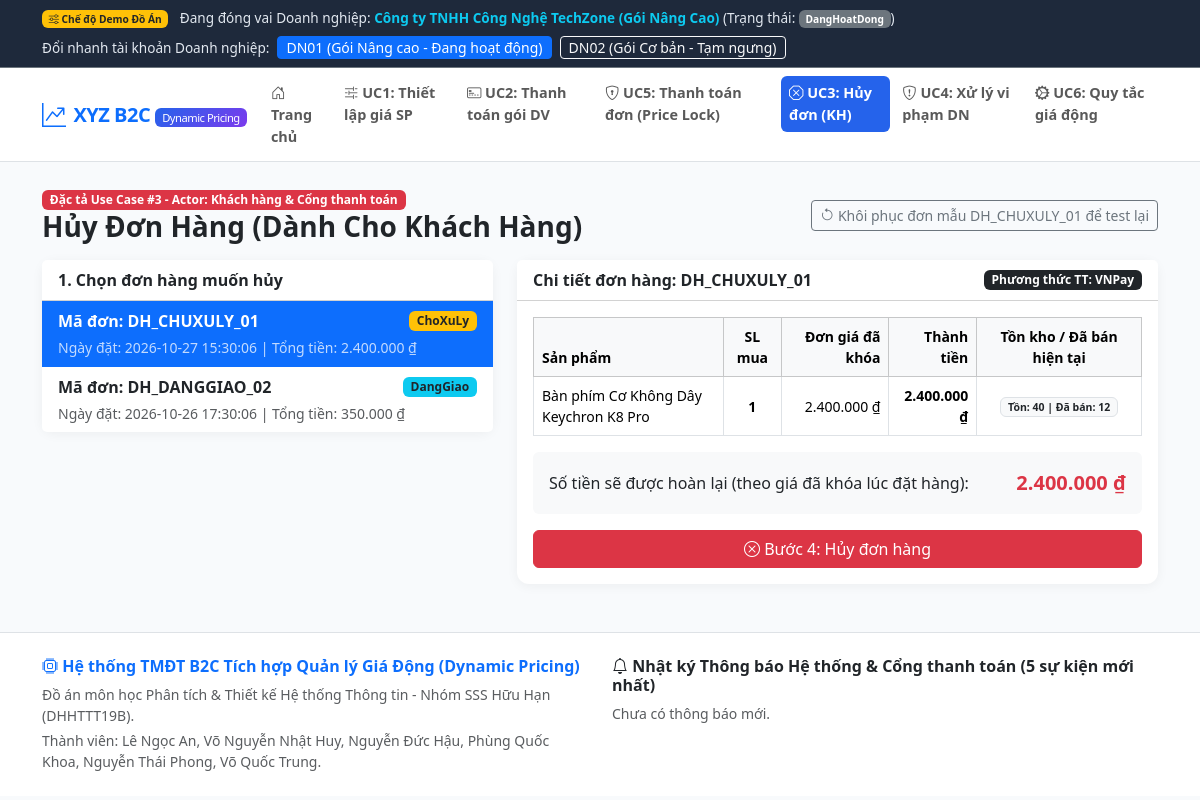
/uc3_huy_don_hang_kh.php, run on the app's committed database.
### tables this page shows
CREATE TABLE `doanhnghiep` (
  `id` varchar(20) NOT NULL,
  `tenDangNhap` varchar(50) NOT NULL,
  `tenDoanhNghiep` varchar(150) NOT NULL,
  `matKhau` varchar(255) NOT NULL,
  `giayPhepKinhDoanh` varchar(255) default NULL,
  `trangThaiHoSo` varchar(50) NOT NULL default 'DaPheDuyet',
  `trangThaiGianHang` varchar(50) NOT NULL default 'DangHoatDong',
  `lyDoTuChoi` text,
  `soLanViPham` int(11) NOT NULL default '0',
  `maSoThue` varchar(50) NOT NULL,
  `soDT` varchar(20) NOT NULL,
  `maGoiHienTai` varchar(20) default NULL,
  PRIMARY KEY  (`id`),
  UNIQUE KEY `tenDangNhap` (`tenDangNhap`),
  UNIQUE KEY `maSoThue` (`maSoThue`),
  KEY `maGoiHienTai` (`maGoiHienTai`)
);

CREATE TABLE `donhang` (
  `maDonHang` varchar(20) NOT NULL,
  `idKhachHang` varchar(20) NOT NULL,
  `idDoanhNghiep` varchar(20) NOT NULL,
  `ngayDat` timestamp NOT NULL default CURRENT_TIMESTAMP,
  `hoTenNguoiNhan` varchar(100) default NULL,
  `soDTNhanHang` varchar(20) default NULL,
  `diaChiNhanHang` text,
  `thongTinNhanHang` text,
  `phuongThucThanhToan` varchar(50) default NULL,
  `tongTien` decimal(15,2) NOT NULL,
  `trangThai` varchar(50) NOT NULL default 'DonHangTam',
  `lyDoHuy` text,
  `thoiDiemBatDauKhoaGia` datetime default NULL,
  `thoiDiemHetHanKhoaGia` datetime default NULL,
  `soLanThuThanhToan` int(11) NOT NULL default '0',
  `daTamGiuKho` tinyint(1) NOT NULL default '0',
  PRIMARY KEY  (`maDonHang`),
  KEY `idKhachHang` (`idKhachHang`),
  KEY `idDoanhNghiep` (`idDoanhNghiep`)
);

CREATE TABLE `chitietdonhang` (
  `maChiTietDonHang` varchar(20) NOT NULL,
  `maDonHang` varchar(20) NOT NULL,
  `maSanPham` varchar(20) NOT NULL,
  `soLuong` int(11) NOT NULL,
  `donGia` decimal(15,2) NOT NULL,
  `thanhTien` decimal(15,2) NOT NULL,
  PRIMARY KEY  (`maChiTietDonHang`),
  KEY `maDonHang` (`maDonHang`),
  KEY `maSanPham` (`maSanPham`)
);

CREATE TABLE `sanpham` (
  `maSanPham` varchar(20) NOT NULL,
  `idDoanhNghiep` varchar(20) NOT NULL,
  `tenSanPham` varchar(200) NOT NULL,
  `moTa` text,
  `danhMuc` varchar(100) NOT NULL,
  `hinhAnh` varchar(255) default 'https://placehold.co/400x300/e2e8f0/1e293b?text=San+Pham',
  `soLuongTonKho` int(11) NOT NULL default '0',
  `soLuongTamGiu` int(11) NOT NULL default '0',
  `giaCoSo` decimal(15,2) NOT NULL default '0.00',
  `giaSan` decimal(15,2) NOT NULL default '0.00',
  `giaTran` decimal(15,2) NOT NULL default '0.00',
  `giaBanHienTai` decimal(15,2) NOT NULL default '0.00',
  `trangThaiDynamicPricing` tinyint(1) NOT NULL default '0',
  `trangThaiHienThi` varchar(50) NOT NULL default 'HienThi',
  `luotXem` int(11) NOT NULL default '0',
  `luotThemGio` int(11) NOT NULL default '0',
  `soLuongDaBan` int(11) NOT NULL default '0',
  PRIMARY KEY  (`maSanPham`),
  KEY `idDoanhNghiep` (`idDoanhNghiep`)
);

### config/db.php (called while the page is built, shortened)
<?php
function formatVND($number) {
    return number_format((float)$number, 0, ',', '.') . ' ₫';
}
?>

### uc3_huy_don_hang_kh.php (the view, shortened to what this page needs)
<?php
require_once 'includes/header.php';
$idKH = $_SESSION['current_customer'];
$stmtOrders = $pdo->prepare("SELECT * FROM DonHang WHERE idKhachHang = ? AND trangThai != 'DonHangTam' ORDER BY ngayDat DESC");
$stmtOrders->execute(array($idKH));
$dsDonHang = $stmtOrders->fetchAll();
$defaultMaDH = isset($dsDonHang[0]['maDonHang']) ? $dsDonHang[0]['maDonHang'] : '';
$maChon = isset($_GET['maDonHang']) ? $_GET['maDonHang'] : $defaultMaDH;
$donChon = null;
foreach ($dsDonHang as $d) {
    if ($d['maDonHang'] === $maChon) {
        $donChon = $d;
        break;
    }
}
$chiTietDonChon = array();
if ($donChon) {
    $stmtCT = $pdo->prepare("SELECT ct.*, sp.tenSanPham, sp.soLuongTonKho, sp.soLuongDaBan FROM ChiTietDonHang ct JOIN SanPham sp ON ct.maSanPham = sp.maSanPham WHERE ct.maDonHang = ?");
    $stmtCT->execute(array($donChon['maDonHang']));
    $chiTietDonChon = $stmtCT->fetchAll();
}
?>
<div class="d-flex justify-content-between align-items-center mb-3">
    <div>
        <span class="badge bg-danger">Đặc tả Use Case #3 - Actor: Khách hàng & Cổng thanh toán</span>
        <h3 class="fw-bold mb-0">Hủy Đơn Hàng (Dành Cho Khách Hàng)</h3>
    </div>
    <form method="POST">
        <button type="submit" name="reset_sample_order" class="btn btn-sm btn-outline-secondary">
            <i class="bi bi-arrow-counterclockwise"></i> Khôi phục đơn mẫu DH_CHUXULY_01 để test lại
        </button>
    </form>
</div>
<div class="row g-4">
    <div class="col-lg-5">
        <div class="card">
            <div class="card-header bg-white fw-bold">1. Chọn đơn hàng muốn hủy</div>
            <div class="list-group list-group-flush">
                <?php foreach ($dsDonHang as $dh):
                    $badgeClass = 'bg-secondary';
                    if ($dh['trangThai'] === 'ChoXuLy') $badgeClass = 'bg-warning text-dark';
                    elseif ($dh['trangThai'] === 'DangGiao') $badgeClass = 'bg-info text-dark';
                    elseif ($dh['trangThai'] === 'DaGiao') $badgeClass = 'bg-success';
                    elseif ($dh['trangThai'] === 'DaHuy') $badgeClass = 'bg-danger';
                ?>
                    <a href="?maDonHang=<?php echo urlencode($dh['maDonHang']); ?>"
                       class="list-group-item list-group-item-action <?php echo ($donChon && $donChon['maDonHang']===$dh['maDonHang']) ? 'active' : ''; ?>">
                        <div class="d-flex justify-content-between align-items-center">
                            <strong>Mã đơn: <?php echo htmlspecialchars($dh['maDonHang']); ?></strong>
                            <span class="badge <?php echo $badgeClass; ?>"><?php echo htmlspecialchars($dh['trangThai']); ?></span>
                        </div>
                        <div class="small mt-1 opacity-75">
                            Ngày đặt: <?php echo $dh['ngayDat']; ?> | Tổng tiền: <?php echo formatVND($dh['tongTien']); ?>
                        </div>
                    </a>
                <?php endforeach; ?>
            </div>
        </div>
    </div>
    <div class="col-lg-7">
        <?php if ($donChon): ?>
            <div class="card">
                <div class="card-header bg-white d-flex justify-content-between align-items-center">
                    <span class="fw-bold">Chi tiết đơn hàng: <?php echo htmlspecialchars($donChon['maDonHang']); ?></span>
                    <span class="badge bg-dark">Phương thức TT: <?php echo htmlspecialchars(!empty($donChon['phuongThucThanhToan']) ? $donChon['phuongThucThanhToan'] : 'VNPay'); ?></span>
                </div>
                <div class="card-body">
                    <table class="table table-bordered align-middle small">
                        <thead class="table-light">
                            <tr>
                                <th>Sản phẩm</th>
                                <th class="text-center">SL mua</th>
                                <th class="text-end">Đơn giá đã khóa</th>
                                <th class="text-end">Thành tiền</th>
                                <th class="text-center">Tồn kho / Đã bán hiện tại</th>
                            </tr>
                        </thead>
                        <tbody>
                            <?php foreach ($chiTietDonChon as $ct): ?>
                                <tr>
                                    <td><?php echo htmlspecialchars($ct['tenSanPham']); ?></td>
                                    <td class="text-center fw-bold"><?php echo $ct['soLuong']; ?></td>
                                    <td class="text-end"><?php echo formatVND($ct['donGia']); ?></td>
                                    <td class="text-end fw-bold"><?php echo formatVND($ct['thanhTien']); ?></td>
                                    <td class="text-center">
                                        <span class="badge bg-light text-dark border">Tồn: <?php echo $ct['soLuongTonKho']; ?> | Đã bán: <?php echo $ct['soLuongDaBan']; ?></span>
                                    </td>
                                </tr>
                            <?php endforeach; ?>
                        </tbody>
                    </table>
                    <div class="d-flex justify-content-between align-items-center bg-light p-3 rounded mb-3">
                        <span>Số tiền sẽ được hoàn lại (theo giá đã khóa lúc đặt hàng):</span>
                        <strong class="text-danger fs-5"><?php echo formatVND($donChon['tongTien']); ?></strong>
                    </div>
                    <?php if ($donChon['trangThai'] === 'ChoXuLy'): ?>
                        <button type="button" class="btn btn-danger w-100" data-bs-toggle="modal" data-bs-target="#cancelOrderModal">
                            <i class="bi bi-x-circle"></i> Bước 4: Hủy đơn hàng
                        </button>
                    <?php endif; ?>
                </div>
            </div>
        <?php endif; ?>
    </div>
</div>
<?php require_once 'includes/footer.php'; ?>

### includes/header.php (shortened to what this page needs)
<?php
require_once dirname(__FILE__) . '/../config/db.php';
$stmtSeller = $pdo->prepare("SELECT dn.*, g.tenGoi, g.coDynamicPricing FROM DoanhNghiep dn LEFT JOIN GoiDichVu g ON dn.maGoiHienTai = g.maGoi WHERE dn.id = ?");
$stmtSeller->execute(array($_SESSION['current_seller']));
$currentSellerInfo = $stmtSeller->fetch();
$currentPage = basename($_SERVER['PHP_SELF']);
?>
<!DOCTYPE html>
<html lang="vi">
<head>
    <link href="https://cdn.jsdelivr.net/npm/bootstrap@5.3.2/dist/css/bootstrap.min.css" rel="stylesheet">
    <link href="https://cdn.jsdelivr.net/npm/bootstrap-icons@1.11.1/font/bootstrap-icons.css" rel="stylesheet">
</head>
<body>
<div class="actor-bar py-2 border-bottom border-secondary">
    <div class="container d-flex flex-wrap justify-content-between align-items-center gap-2">
        <div>
            <span class="badge bg-warning text-dark me-2"><i class="bi bi-sliders"></i> Chế độ Demo Đồ Án</span>
            Đang đóng vai Doanh nghiệp:
            <strong class="text-info"><?php echo htmlspecialchars($currentSellerInfo['tenDoanhNghiep']); ?></strong>
            (Trạng thái: <span class="badge bg-secondary"><?php echo htmlspecialchars($currentSellerInfo['trangThaiGianHang']); ?></span>)
        </div>
        <div class="d-flex align-items-center gap-2">
            <span>Đổi nhanh tài khoản Doanh nghiệp:</span>
            <a href="?switch_seller=DN01" class="btn btn-sm <?php echo ($_SESSION['current_seller']=='DN01') ? 'btn-primary' : 'btn-outline-light'; ?> py-0">DN01 (Gói Nâng cao - Đang hoạt động)</a>
            <a href="?switch_seller=DN02" class="btn btn-sm <?php echo ($_SESSION['current_seller']=='DN02') ? 'btn-primary' : 'btn-outline-light'; ?> py-0">DN02 (Gói Cơ bản - Tạm ngưng)</a>
        </div>
    </div>
</div>
<nav class="navbar navbar-expand-xl navbar-light bg-white border-bottom sticky-top py-2">
    <div class="container">
        <a class="navbar-brand text-primary d-flex align-items-center gap-2" href="index.php">
            <i class="bi bi-graph-up-arrow fs-4"></i>
            <span>XYZ B2C <small class="badge badge-dp fw-normal" style="font-size:0.7rem;">Dynamic Pricing</small></span>
        </a>
        <div class="collapse navbar-collapse" id="mainNav">
            <ul class="navbar-nav ms-auto uc-nav">
                <li class="nav-item">
                    <a class="nav-link <?php echo ($currentPage=='index.php')?'active':''; ?>" href="index.php">
                        <i class="bi bi-house-door"></i> Trang chủ
                    </a>
                </li>
                <li class="nav-item">
                    <a class="nav-link <?php echo ($currentPage=='uc1_thiet_lap_gia.php')?'active':''; ?>" href="uc1_thiet_lap_gia.php">
                        <i class="bi bi-sliders2"></i> UC1: Thiết lập giá SP
                    </a>
                </li>
                <li class="nav-item">
                    <a class="nav-link <?php echo ($currentPage=='uc2_thanh_toan_goi.php')?'active':''; ?>" href="uc2_thanh_toan_goi.php">
                        <i class="bi bi-credit-card-2-front"></i> UC2: Thanh toán gói DV
                    </a>
                </li>
                <li class="nav-item">
                    <a class="nav-link <?php echo ($currentPage=='uc5_thanh_toan_don_hang.php')?'active':''; ?>" href="uc5_thanh_toan_don_hang.php">
                        <i class="bi bi-shield-lock"></i> UC5: Thanh toán đơn (Price Lock)
                    </a>
                </li>
                <li class="nav-item">
                    <a class="nav-link <?php echo ($currentPage=='uc3_huy_don_hang_kh.php')?'active':''; ?>" href="uc3_huy_don_hang_kh.php">
                        <i class="bi bi-x-octagon"></i> UC3: Hủy đơn (KH)
                    </a>
                </li>
                <li class="nav-item">
                    <a class="nav-link <?php echo ($currentPage=='uc4_xu_ly_vi_pham.php')?'active':''; ?>" href="uc4_xu_ly_vi_pham.php">
                        <i class="bi bi-shield-exclamation"></i> UC4: Xử lý vi phạm DN
                    </a>
                </li>
                <li class="nav-item">
                    <a class="nav-link <?php echo ($currentPage=='uc6_cau_hinh_gia_dong.php')?'active':''; ?>" href="uc6_cau_hinh_gia_dong.php">
                        <i class="bi bi-gear-wide-connected"></i> UC6: Quy tắc giá động
                    </a>
                </li>
            </ul>
        </div>
    </div>
</nav>
<div class="container my-4">

### includes/header.php (style rules this page uses)
body { background-color: #f8fafc; font-family: 'Segoe UI', system-ui, -apple-system, sans-serif; }
.navbar-brand { font-weight: 800; letter-spacing: -0.5px; }
.uc-nav .nav-link { font-size: 0.9rem; font-weight: 600; border-radius: 6px; margin-right: 4px; padding: 6px 12px; }
.uc-nav .nav-link.active { background-color: #2563eb; color: #fff !important; }
.card { border: none; border-radius: 12px; box-shadow: 0 2px 12px rgba(0,0,0,0.05); }
.badge-dp { background: linear-gradient(135deg, #2563eb, #7c3aed); color: white; }
.actor-bar { background: #1e293b; color: #e2e8f0; font-size: 0.85rem; }

### data on the page
doanhnghiep: tenDoanhNghiep "Công ty TNHH Công Nghệ TechZone (Gói Nâng Cao)", trangThaiGianHang "DangHoatDong"
donhang: maDonHang "DH_CHUXULY_01", trangThai "ChoXuLy", ngayDat "2026-10-27 15:30:06", tongTien "2.400.000 ₫", phuongThucThanhToan "VNPay"
donhang: maDonHang "DH_DANGGIAO_02", trangThai "DangGiao", ngayDat "2026-10-26 17:30:06", tongTien "350.000 ₫"
chitietdonhang: maSanPham.tenSanPham "Bàn phím Cơ Không Dây Keychron K8 Pro", soLuong "1", donGia "2.400.000 ₫", thanhTien "2.400.000 ₫", maSanPham.soLuongTonKho "40", maSanPham.soLuongDaBan "12"
